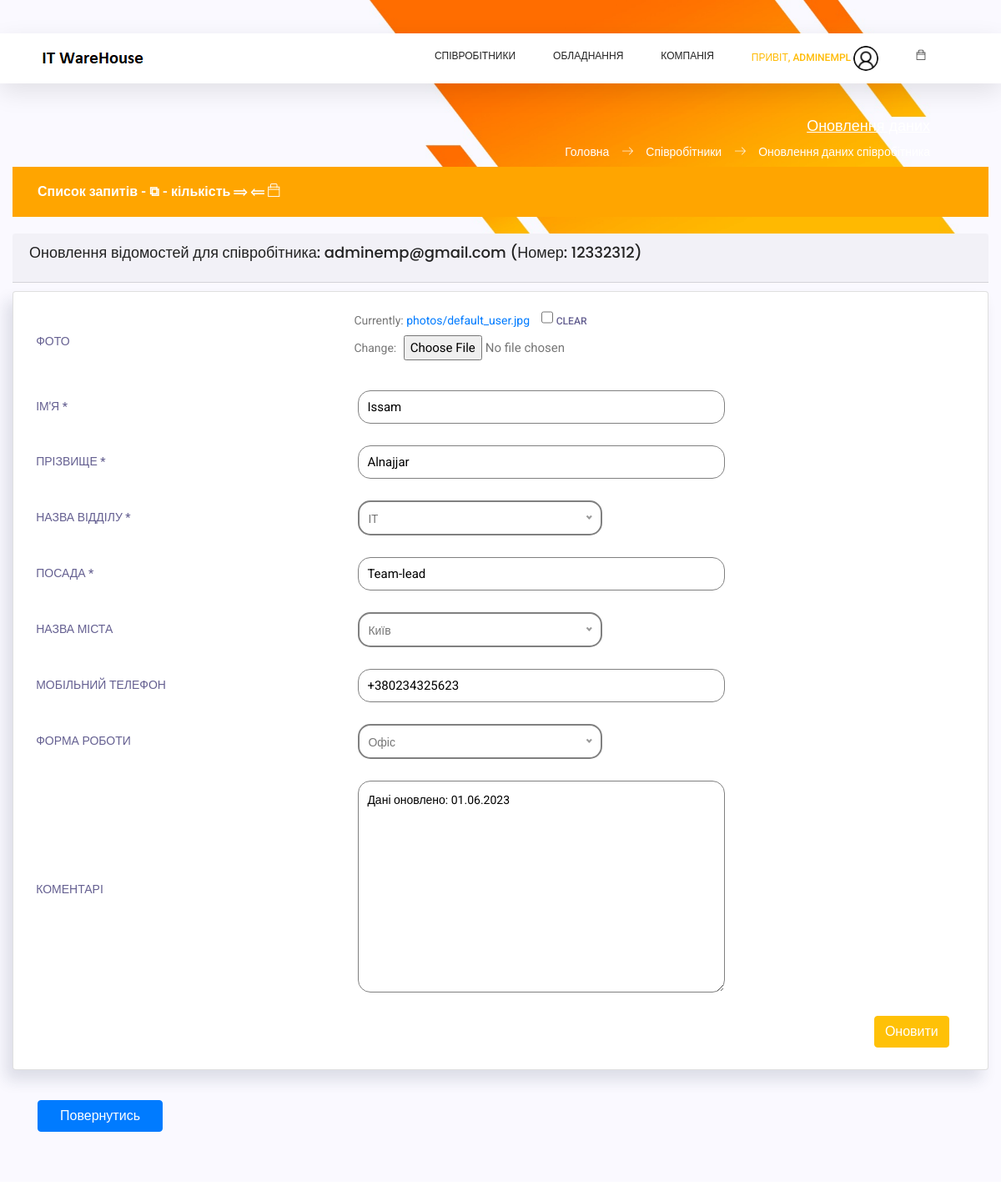
/employees/update/1 (signed in, upper part), run on an earlier commit of the app's database.
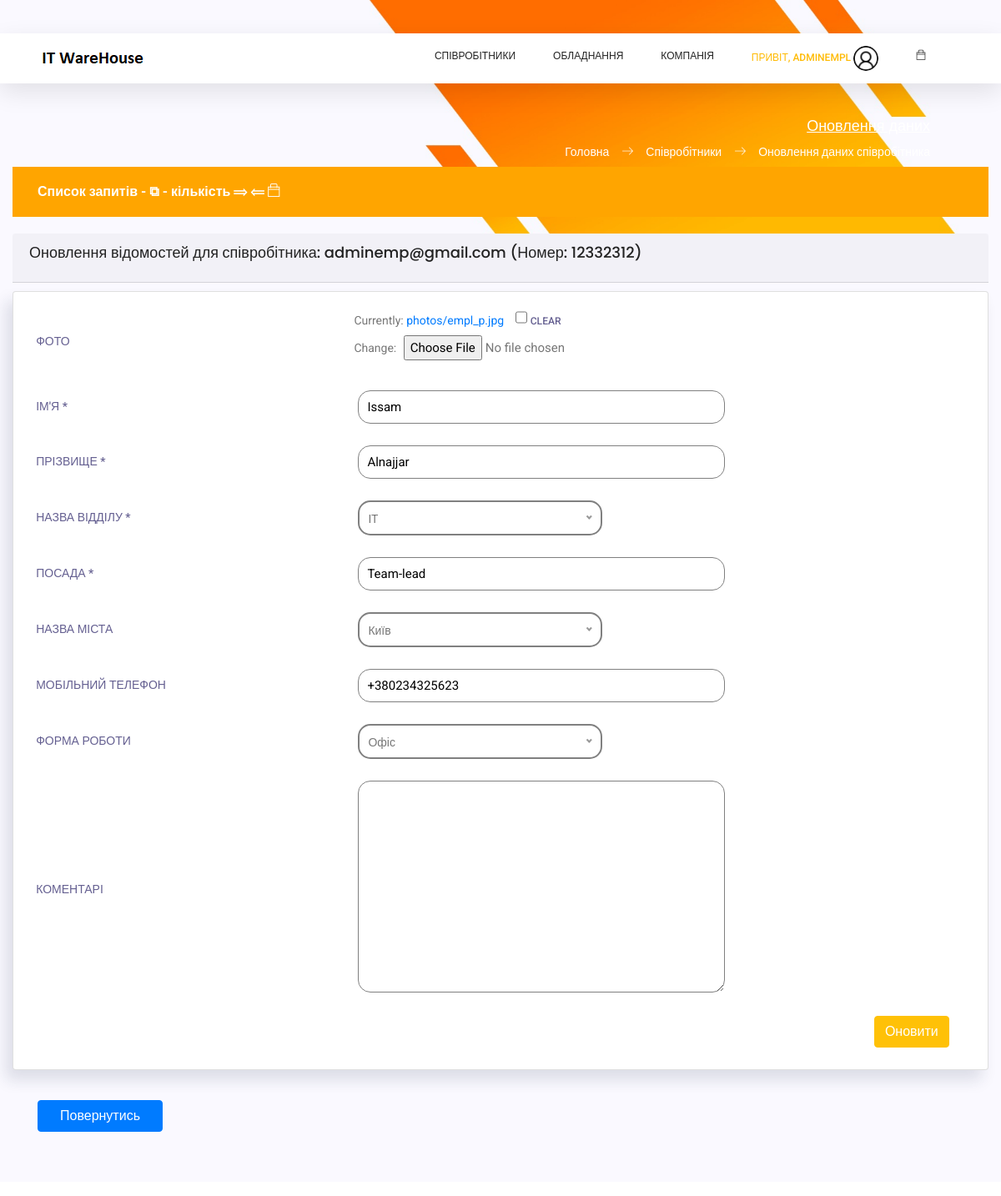
And on a later commit of the database.
### employees/models.py (models this page shows, shortened)
class Employees(models.Model):
    first_name = models.CharField(max_length=50, default='', verbose_name="Ім'я *")
    last_name = models.CharField(max_length=50, default='', verbose_name='Прізвище *')
    email = models.EmailField(max_length=75, unique=True, null=True, verbose_name='Електрона пошта *')
    eid = models.CharField(max_length=8, unique=True, null=True, verbose_name='Внутрішній номер *')
    department = models.ForeignKey(Departments, null=True, on_delete=models.SET_NULL, verbose_name='Назва відділу *')
    title = models.CharField(max_length=50, null=True, default='', verbose_name='Посада *')
    user_id = models.ForeignKey(NewUser, null=True, on_delete=models.SET_NULL, verbose_name='ID Користувача *')
    location = models.ForeignKey(Cities, null=True, on_delete=models.SET_NULL, blank=True, verbose_name='Назва міста')
    mobilephone = models.CharField(max_length=20, null=True, default='', blank=True, verbose_name='Мобільний телефон')
    status = models.ForeignKey(UserStatus, null=True, on_delete=models.SET_NULL, blank=True,
                               verbose_name='Форма роботи')
    photo = models.FileField(upload_to='photos/', null=True, default='photos/default_user.jpg', blank=True,
                             verbose_name='Фото')
    comments = models.TextField(max_length=300, null=True, default='', blank=True, verbose_name='Коментарі')

### employees/views.py (the view, shortened to what this page needs)
# urls.py: re_path(r'^update/(?P<emp_id>[0-9]+)$', emp_update, name='employee-update'),
@login_required
def emp_update(request, emp_id):
    context = {
        'page_title': 'Оновлення даних',
        'app_name': 'Співробітники',
        'page_name': 'Оновлення даних співробітника'
    }
    user_admin = 0
    if request.user.groups.filter(name='Admins').exists():
        user_admin = 1
    context['user_admin'] = user_admin
    employee_info = Employees.objects.get(id=emp_id)
    employee_email = employee_info.email
    employee_eid = employee_info.eid
    form = EmployeesUpdateForm(instance=employee_info)
    context['employee_email'] = employee_email
    context['employee_eid'] = employee_eid
    context['employee_id'] = emp_id
    context['form'] = form
    return render(request, 'employees/emp_update.html', context=context)

### employees/forms.py (shortened to what this page needs)
class EmployeesUpdateForm(ModelForm):
    class Meta:
        model = Employees
        fields = ['photo', 'first_name', 'last_name', 'department', 'title', 'location', 'mobilephone', 'status',
                  'comments']

### employees/models.py (called while the page is built)
    def __str__(self) -> str:
        return str(self.department)

    def __str__(self) -> str:
        return str(self.city)

    def __str__(self) -> str:
        return str(self.ustatus)

### templates/employees/emp_update.html (shortened to what this page needs)
{% extends '_layouts/base.html' %}
{% load static %}
{% block content %}
<div style="background: #faf9ff; padding-bottom: 50px;">
    <div class="container" style="max-width: 1400px;">
        <div class="card-header">
            <h4 class="card-title">Оновлення відомостей для співробітника: {{ employee_email }} (Номер: {{ employee_eid }})</h4>
        </div>
        <div class="card-content" style="margin: 10px 0">
            <div class="card">
                <div class="card-body">
                     <form action="/employees/update/{{ employee_id }}" method="post">
                         {% for field in form %}
                            <div class="form-group row align-items-center" >
                                <div class="col-lg-4 col-3 sender_top" >
                                    <label for="{{ field.name }}" class="col-form-label">{{ field.label }}</label>
                                </div>
                                <div class="col-lg-8 col-9 sender_bottom" >
                                    {{ field }}
                                </div>
                            </div>
                         {% endfor %}
                         <div class="col-sm-12 d-flex justify-content-end">
                             <button type="submit" class="btn btn-warning me-1 mb-1" data-dashlane-label="true"
                                     data-dashlane-rid="ecac04d8c74d3593" data-form-type="action">Оновити
                             </button>
                         </div>
                    </form>
                </div>
            </div>
            <div class="container">
                <a href="/main/main_page" class="btn btn-primary my-btn">Повернутись</a>
            </div>
        </div>
    </div>
</div>
{% endblock content %}

What changed in the data, as far as the page shows it:
changed Employees "adminemp@gmail.com": comments "Дані оновлено: 01.06.2023" → (not shown)
Also different on the page:
text no longer shown: "Currently: photos/default_user.jpg CLEAR Change:"
text now shown: "Currently: photos/empl_p.jpg CLEAR Change:"
